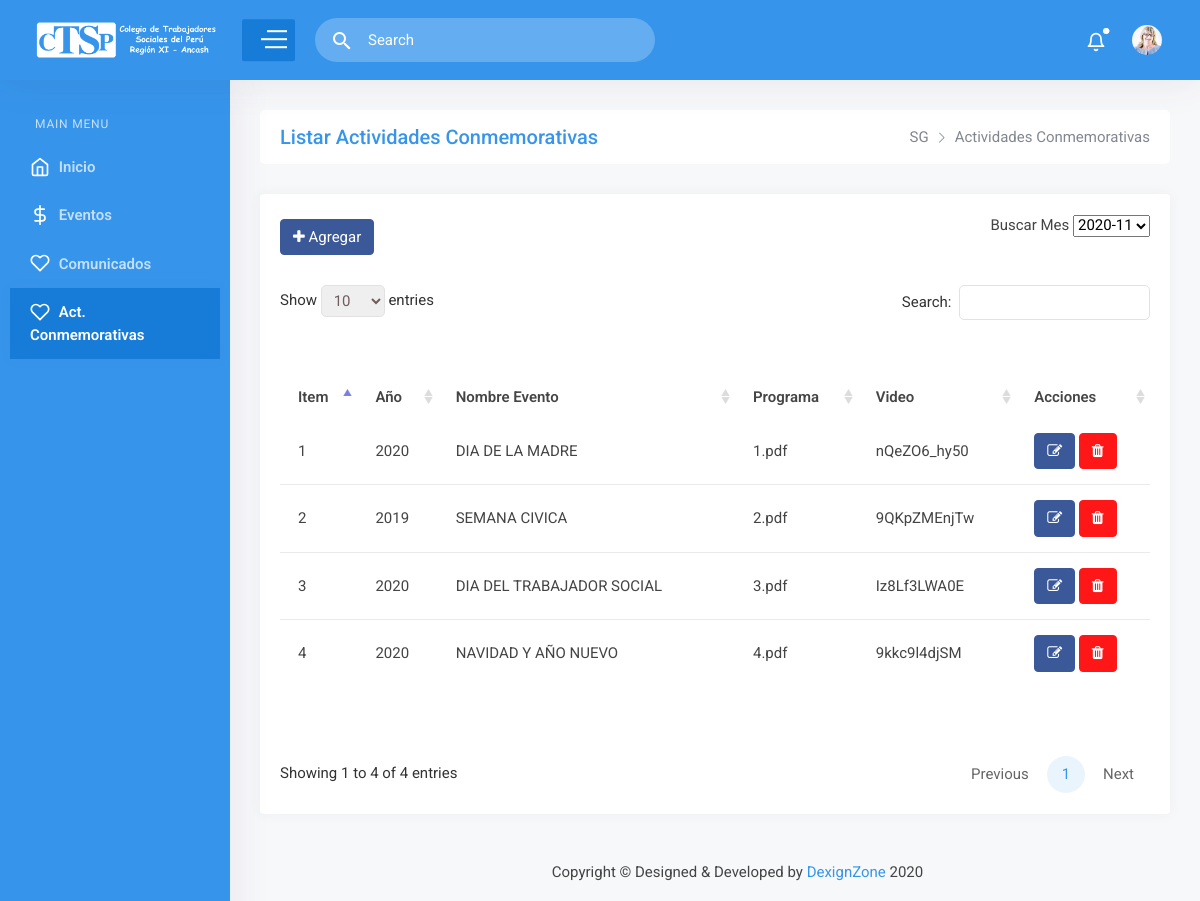
The page /intranet/gestor_contenidos/contents/ver_actividades.php on the database its author committed.
### tables this page shows
CREATE TABLE `eventos` (
  `idevento` int(11) NOT NULL,
  `anio` int(11) DEFAULT NULL,
  `video` varchar(45) DEFAULT NULL,
  `programapdf` varchar(45) DEFAULT NULL,
  `id_tipo_evento` int(11) NOT NULL
);

CREATE TABLE `parametros_detalles` (
  `id_detalle` int(11) NOT NULL,
  `nombre` varchar(45) DEFAULT NULL,
  `valor` varchar(45) DEFAULT NULL,
  `id_parametro` int(11) NOT NULL
);

### intranet/models/Conectar.php (called while the page is built, shortened)
<?php
class Conectar
{
    private static $_instancia;
    private $_connection;
    private $_host = "localhost";
    private $_user = "root_lsp";
    private $_pass = "root/*123";
    private $_db = "ctsprxi";
    public function __construct()
    {
        $this->_connection = new mysqli($this->_host, $this->_user, $this->_pass, $this->_db);
        $this->_connection->query("SET NAMES 'utf8'");
    }
    public static function getInstancia()
    {
        if (!isset(self::$_instancia)) {
            self::$_instancia = new self;
        }
        return self::$_instancia;
    }
    public function getConnection()
    {
        return $this->_connection;
    }
    public function get_Cursor($sql)
    {
        $db = conectar::getInstancia();
        $mysqli = $db->getConnection();
        $resultado = $mysqli->query($sql);
        return $resultado;
    }
}

### intranet/models/Evento.php (called while the page is built, shortened)
<?php
require_once 'Conectar.php';
class Evento
{
    private $c_conectar;
    public function __construct()
    {
        $this->c_conectar = Conectar::getInstancia();
    }
    public function verEventos()
    {
        $sql = "select e.idevento, e.anio, e.programapdf, e.video, pd.nombre
                from eventos as e
                inner join parametros_detalles pd on e.id_tipo_evento = pd.id_detalle
                order by anio desc
               ";
        return $this->c_conectar->get_Cursor($sql);
    }
}

### intranet/gestor_contenidos/contents/ver_actividades.php (the view, shortened to what this page needs)
<?php
require '../../models/Evento.php';
$evento = new Evento();
?>
<!DOCTYPE html>
<html lang="es">
<head>
    <link href="../../public/vendor/datatables/css/jquery.dataTables.min.css" rel="stylesheet">
    <link href="../../public/vendor/bootstrap-select/dist/css/bootstrap-select.min.css" rel="stylesheet">
    <link href="../../public/css/style.css" rel="stylesheet">
</head>
<body>
<div id="main-wrapper">
    <div class="nav-header">
        <a href="index.php" class="brand-logo">
            <img class="brand-title" src="../../public/images/logo-text-white.png" alt="" height="50px">
        </a>
        <div class="nav-control">
            <div class="hamburger">
                <span class="line"></span><span class="line"></span><span class="line"></span>
            </div>
        </div>
    </div>
    <?php include '../fixed/header.php' ?>
    <?php include '../fixed/sidebar.php' ?>
    <div class="content-body">
        <div class="container-fluid">
            <div class="row page-titles mx-0">
                <div class="col-sm-6 p-md-0">
                    <div class="welcome-text">
                        <h4>Listar Actividades Conmemorativas</h4>
                    </div>
                </div>
                <div class="col-sm-6 p-md-0 justify-content-sm-end mt-2 mt-sm-0 d-flex">
                    <ol class="breadcrumb">
                        <li class="breadcrumb-item"><a href="javascript:void(0)">SG</a></li>
                        <li class="breadcrumb-item active"><a href="javascript:void(0)">Actividades Conmemorativas</a></li>
                    </ol>
                </div>
            </div>
            <div class="row">
                <div class="col-12">
                    <div class="card">
                        <div class="card-header">
                            <a href="actividad_anual.php" class="btn btn-facebook" > <i class="fa fa-plus"></i> Agregar</a>
                            <div class="form-group">
                                <label>Buscar Mes</label>
                                <select>
                                    <option>2020-11</option>
                                </select>
                            </div>
                        </div>
                        <div class="card-body">
                            <div class="table-responsive">
                                <table id="example" class="display" style="min-width: 845px">
                                    <thead>
                                    <tr>
                                        <th>Item</th>
                                        <th>Año</th>
                                        <th>Nombre Evento</th>
                                        <th>Programa </th>
                                        <th>Video</th>
                                        <th>Acciones</th>
                                    </tr>
                                    </thead>
                                    <tbody>
                                    <?php
                                    $aeventos = $evento->verEventos();
                                    foreach ($aeventos as $item) {
                                        ?>
                                        <tr>
                                            <td><?PHP echo $item["idevento"] ?></td>
                                            <td><?PHP echo $item["anio"] ?></td>
                                            <td><?PHP echo $item["nombre"] ?></td>
                                            <td><?PHP echo $item["programapdf"] ?></td>
                                            <td><?PHP echo $item["video"] ?></td>
                                            <td>
                                                <a href="#" class="btn btn-facebook" title="Editar"><i class="fa fa-edit"></i></a>
                                                <a href="#" class="btn btn-danger" title="Eliminar"><i class="fa fa-trash"></i></a>
                                            </td>
                                        </tr>
                                        <?php
                                    }
                                    ?>
                                    </tbody>
                                </table>
                            </div>
                        </div>
                    </div>
                </div>
            </div>
        </div>
    </div>
    <?php include '../fixed/footer.php' ?>
</div>
</body>
</html>

### rows shown on the page
eventos: idevento "1", anio "2020", id_tipo_evento.nombre "DIA DE LA MADRE", programapdf "1.pdf", video "nQeZO6_hy50"
eventos: idevento "3", anio "2020", id_tipo_evento.nombre "DIA DEL TRABAJADOR SOCIAL", programapdf "3.pdf", video "Iz8Lf3LWA0E"
eventos: idevento "4", anio "2020", id_tipo_evento.nombre "NAVIDAD Y AÑO NUEVO", programapdf "4.pdf", video "9kkc9l4djSM"
eventos: idevento "2", anio "2019", id_tipo_evento.nombre "SEMANA CIVICA", programapdf "2.pdf", video "9QKpZMEnjTw"
